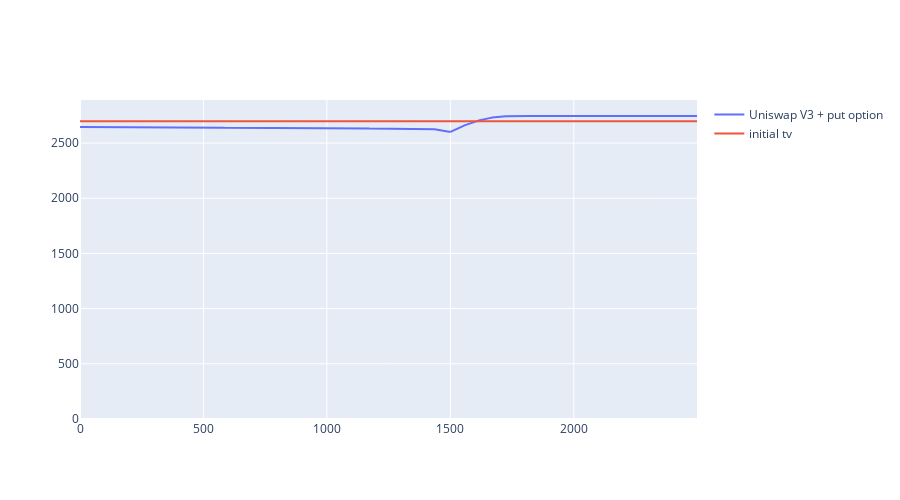

Source (notebook cell):
### Code cell
fig = go.Figure()
fig.update_layout(
    autosize=False,
    width=900,
    height=500)
fig.add_trace(go.Scatter(x=prices, y=new_univ3_tvs, mode='lines', name='Uniswap V3 + put option'))
fig.add_trace(go.Scatter(x=prices, y=initial_tvs, mode='lines', name='initial tv'))

fig.add_hline(y=-0.3, line_color="rgba(0,0,0,0)")

### Figure 1 — Plotly figure (JSON) as saved in the notebook; plotly's stock layout.template omitted (floating-point values rounded to 4 significant figures; data arrays with more than 128 entries replaced by an {"elided": "..."} marker saying what was removed)
{"data": [{"mode": "lines", "name": "Uniswap V3 + put option", "type": "scatter", "x": {"elided": "2500 int values"}, "y": {"elided": "2500 float values"}}, {"mode": "lines", "name": "initial tv", "type": "scatter", "x": {"elided": "2500 int values"}, "y": {"elided": "2501 float values"}}], "layout": {"autosize": false, "height": 500, "shapes": [{"line": {"color": "rgba(0, 0, 0, 0)"}, "type": "line", "x0": 0, "x1": 1, "xref": "x domain", "y0": -0.3, "y1": -0.3, "yref": "y"}], "width": 900, "xaxis": {"autorange": true, "range": [0, 2499], "type": "linear"}, "yaxis": {"autorange": true, "range": [-9.361, 2890.0], "type": "linear"}}}
